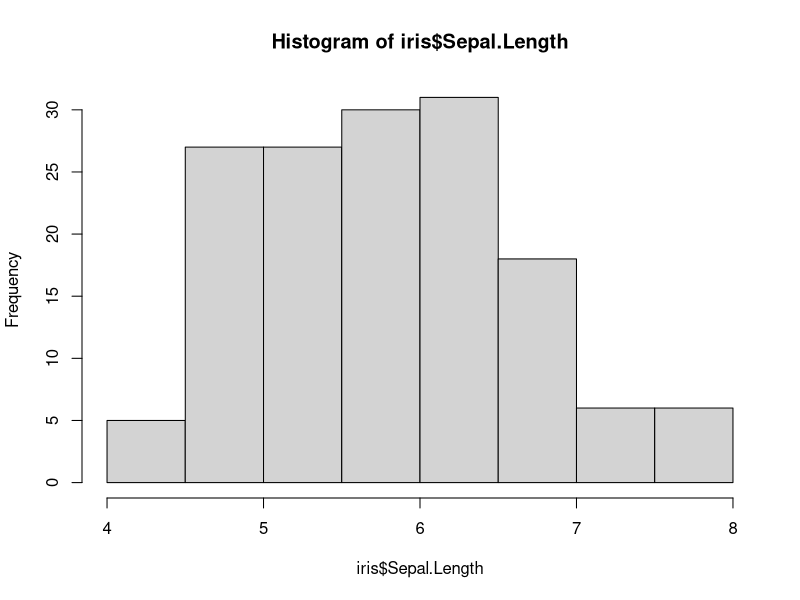
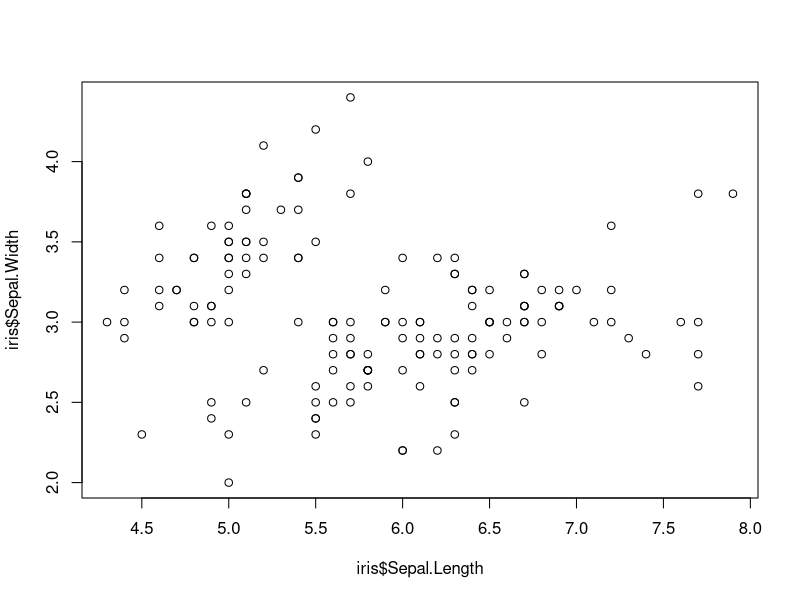
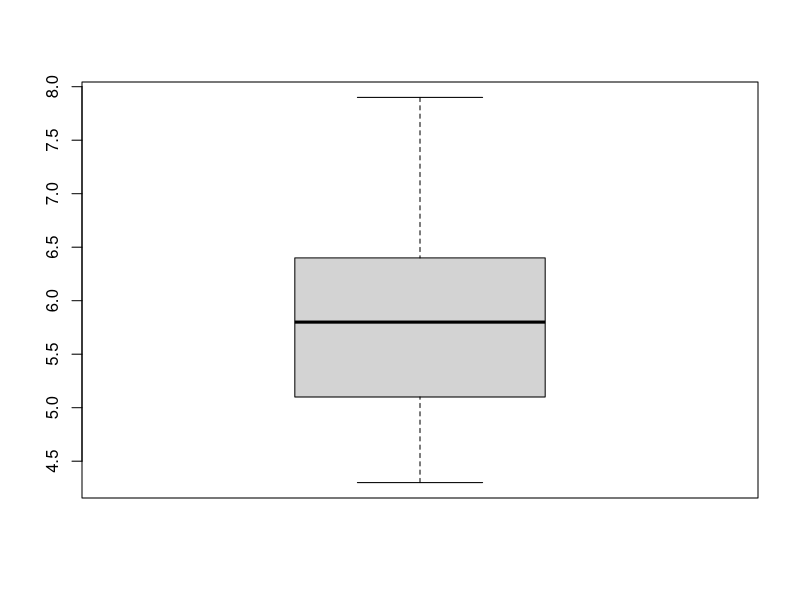
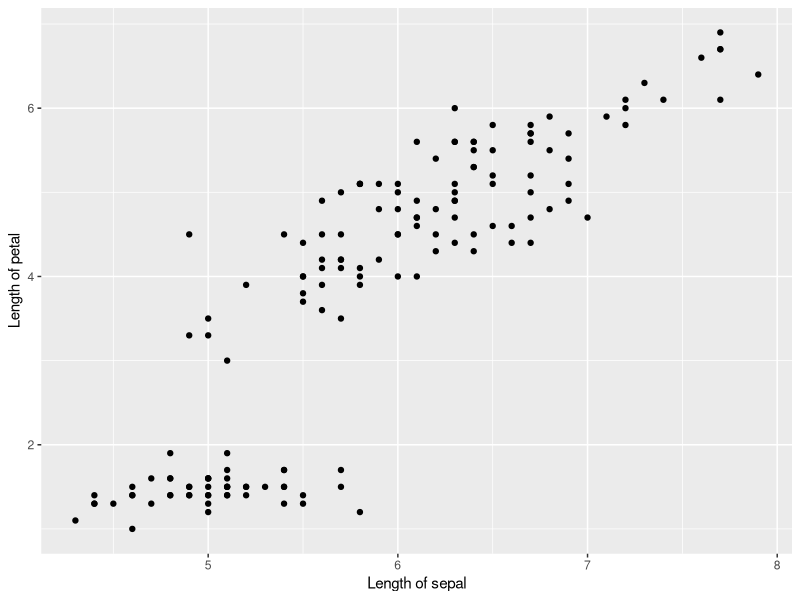
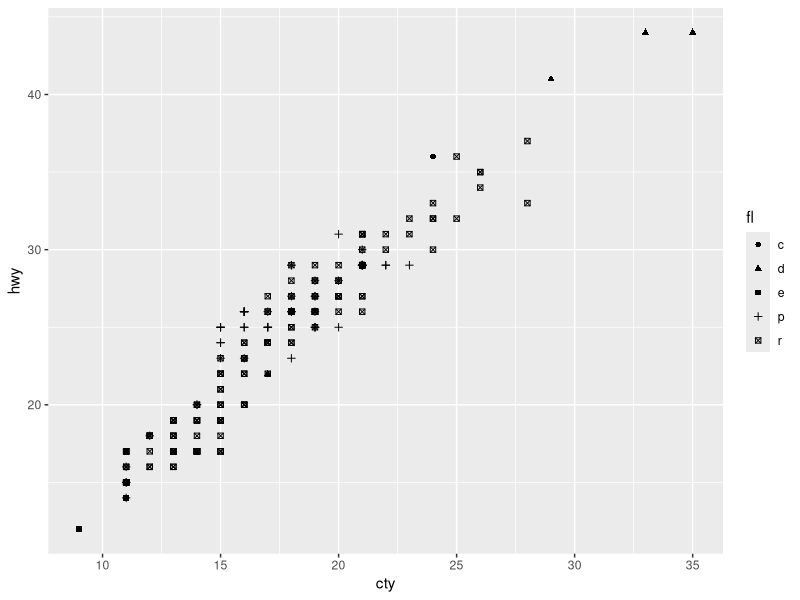
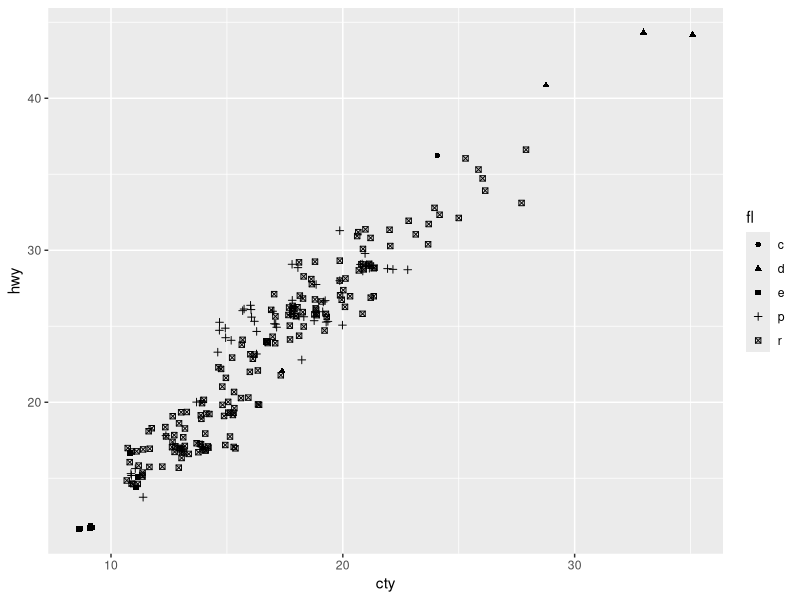
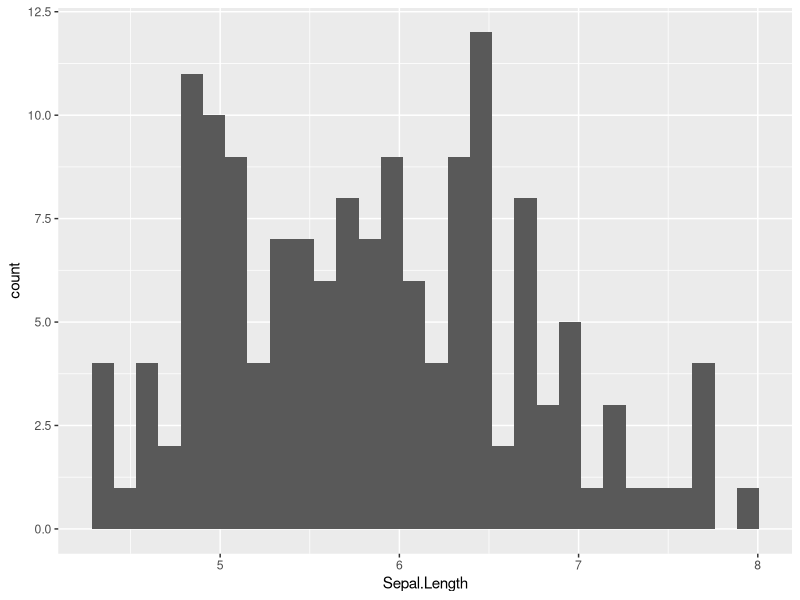
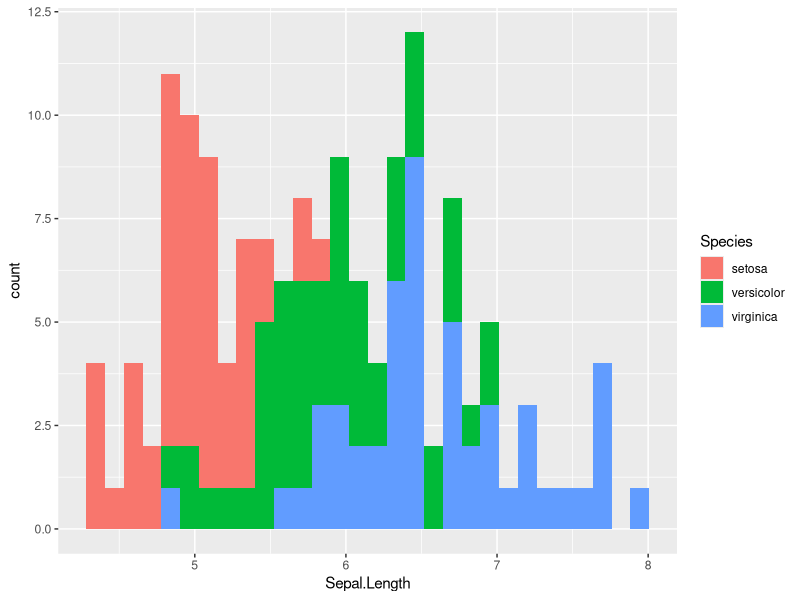

Write R code to recreate these figures, in order.
## ---- chunk 1
knitr::opts_chunk$set(echo = TRUE)
library(tidyverse) 
library(MASS) 
## ---- chunk 2

hist(iris$Sepal.Length) #ヒストグラムを作成する
plot(iris$Sepal.Length, iris$Sepal.Width) #散布図を作成する
boxplot(iris$Sepal.Length) #箱ひげ図を作成する

## ---- chunk 3

p = ggplot() + 
  geom_point(data = iris, aes(x=Sepal.Length, y=Petal.Length)) + 
  labs(x = "Length of sepal", y = "Length of petal") 
p

## ---- chunk 4

p = ggplot2::ggplot() + 
  geom_point(data=mpg, aes(x=cty, y=hwy, shape = fl)) 
p

## ---- chunk 5

p = ggplot2::ggplot() + 
  geom_jitter(data=mpg, aes(x=cty, y=hwy, shape = fl)) 
p

## ---- chunk 6

p = ggplot2::ggplot() + 
  geom_histogram(data = iris, aes(x=Sepal.Length))  #xに，横軸にしたい変数を入れる。
p

p = ggplot2::ggplot() + 
  geom_histogram(data = iris, aes(x=Sepal.Length, fill = Species))  #種類ごとに色の塗りつぶしを変えたい場合は，fillに指定する。
p

p = ggplot2::ggplot() + 
  geom_histogram(data = iris, aes(x=Sepal.Length, color = Species))  #colorだと周りの線の色を変える。
p


## ---- chunk 7

p = ggplot2::ggplot() + 
  geom_boxplot(data = InsectSprays, aes(x=spray, y=count))
p

p = ggplot2::ggplot() + 
  geom_boxplot(data = InsectSprays, aes(x=spray, y=count, fill = spray))
p

## ---- chunk 8

p = ggplot2::ggplot() + 
  geom_violin(data = InsectSprays, aes(x=spray, y=count))
p

p = ggplot2::ggplot() + 
  geom_violin(data = InsectSprays, aes(x=spray, y=count, fill = spray))
p

## ---- chunk 9

#サンプルデータをつくる: 10日間の気温の変化
temperature = data.frame(
    Days  = 1:10, 
    Celsius = c(17.2, 17.5, 18.1, 18.8, 19.0, 19.2, 19.7, 20.2, 20.5, 20.1)
)
temperature

p = ggplot2::ggplot() + 
  geom_line(data = temperature, aes(x=Days, y=Celsius)) + 
  geom_point(data = temperature, aes(x=Days, y=Celsius)) 
p

## ---- chunk 10

#サンプルデータをつくる
sample_dat = data.frame(Condition=c("A", "B" ,"C"), 
                        mean=c(2, 5, 8), 
                        lower=c(1.1, 4.2, 7.5), 
                        upper=c(3.0, 6.8, 9.1))
#meanが平均，lowerとupperにそれぞれ下限値と上限値。

p = ggplot2::ggplot() + 
  geom_point(data = sample_dat, aes(x = Condition, y = mean)) + 
  geom_errorbar(data = sample_dat, aes(x = Condition, ymax = upper, ymin = lower), width = 0.1) 
#まず，geom_pointで平均を点で示したグラフを作成する。そのグラフに，ymaxとyminにそれぞれ上限値と下限値を指定したエラーバーのグラフを重ねる（widthでエラーバーの横の長さを指定できる）。
p


p2 = ggplot2::ggplot() + 
  geom_pointrange(data = sample_dat, aes(x = Condition, y = mean, ymax = upper, ymin = lower)) 
#geom_pointrangeならば，点とエラーバーの両方を一括して指定できる。
p2

## ---- chunk 11
p = ggplot2::ggplot() +
  geom_point(data = iris, aes(x=Sepal.Length, y=Petal.Length)) + facet_wrap(vars(Species)) 
p

## ---- chunk 12

p = ggplot2::ggplot() +
  geom_point(data = iris, aes(x=Sepal.Length, y=Petal.Length)) + 
  labs(x = "Length of sepal", y = "Length of petal")

## ---- chunk 13

p = ggplot2::ggplot() +
  geom_point(data = iris, aes(x=Sepal.Length, y=Petal.Length)) 
p + theme(axis.title.x = element_text(size = 20)) #x軸のフォントサイズを変える
p + theme(panel.background = element_rect(fill = "white", colour = "black")) #背景や枠線の色を変える

## ---- chunk 14

p = ggplot2::ggplot() +
  geom_point(data = iris, aes(x=Sepal.Length, y=Petal.Length)) 
p + theme_bw()
p + theme_gray()
p + theme_classic()

